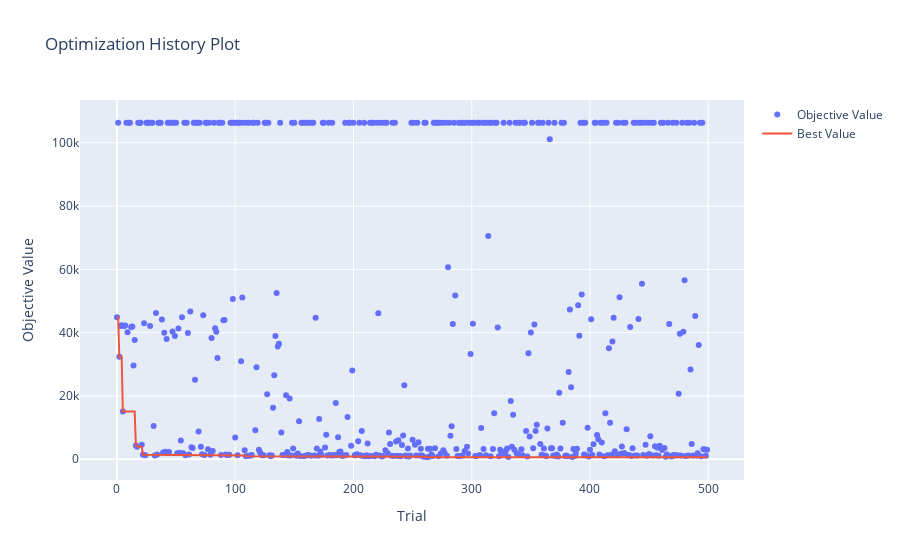

The notebook cell saved with this chart:
### Code cell
print(study.study_name)
valid_trials = [t for t in study.trials if t.value is not None]
top_3_trials = sorted(valid_trials, key=lambda t: t.value)[:10]
for i, trial in enumerate(top_3_trials):
    print(f"\nTrial {i+1}:")
    print("Params:", trial.params)
    print("Value:", trial.value)
print("---------------------------------------","\n")
print("Best Result:", study.best_value)

vis.plot_optimization_history(study)

### Figure 1 — Plotly figure (JSON) as saved in the notebook; plotly's stock layout.template omitted (floating-point values rounded to 4 significant figures; data arrays with more than 128 entries replaced by an {"elided": "..."} marker saying what was removed)
{"data": [{"mode": "markers", "name": "Objective Value", "type": "scatter", "x": {"elided": "500 int values"}, "y": {"elided": "500 float values"}}, {"mode": "lines", "name": "Best Value", "type": "scatter", "x": {"elided": "500 int values"}, "y": {"elided": "500 float values"}}, {"marker": {"color": "#cccccc"}, "mode": "markers", "name": "Infeasible Trial", "showlegend": false, "type": "scatter", "x": [], "y": []}], "layout": {"title": {"text": "Optimization History Plot"}, "xaxis": {"title": {"text": "Trial"}}, "yaxis": {"title": {"text": "Objective Value"}}}}
